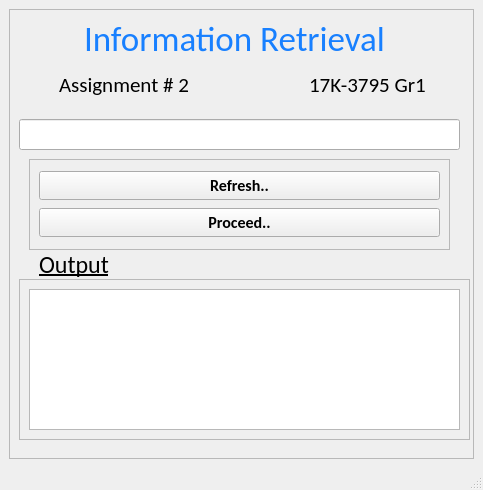
<?xml version="1.0" encoding="UTF-8"?>
<ui version="4.0">
 <class>MainWindow</class>
 <widget class="QMainWindow" name="MainWindow">
  <property name="geometry">
   <rect>
    <x>0</x>
    <y>0</y>
    <width>483</width>
    <height>490</height>
   </rect>
  </property>
  <property name="windowTitle">
   <string>Query Solver</string>
  </property>
  <property name="windowIcon">
   <iconset>
    <normaloff>if_chart02_64_201480.ico</normaloff>if_chart02_64_201480.ico</iconset>
  </property>
  <widget class="QWidget" name="centralwidget">
   <layout class="QGridLayout" name="gridLayout_2">
    <item row="0" column="0">
     <widget class="QFrame" name="frame_3">
      <property name="frameShape">
       <enum>QFrame::StyledPanel</enum>
      </property>
      <property name="frameShadow">
       <enum>QFrame::Raised</enum>
      </property>
      <widget class="QFrame" name="frame_2">
       <property name="geometry">
        <rect>
         <x>20</x>
         <y>150</y>
         <width>421</width>
         <height>91</height>
        </rect>
       </property>
       <property name="frameShape">
        <enum>QFrame::StyledPanel</enum>
       </property>
       <property name="frameShadow">
        <enum>QFrame::Raised</enum>
       </property>
       <layout class="QGridLayout" name="gridLayout_3">
        <item row="1" column="1">
         <widget class="QPushButton" name="pushButton_get_input">
          <property name="font">
           <font>
            <family>Calibri</family>
            <pointsize>12</pointsize>
            <weight>75</weight>
            <bold>true</bold>
           </font>
          </property>
          <property name="text">
           <string>Proceed..</string>
          </property>
         </widget>
        </item>
        <item row="0" column="1">
         <widget class="QPushButton" name="pushButton">
          <property name="font">
           <font>
            <family>Calibri</family>
            <pointsize>12</pointsize>
            <weight>75</weight>
            <bold>true</bold>
           </font>
          </property>
          <property name="text">
           <string>Refresh..</string>
          </property>
         </widget>
        </item>
       </layout>
      </widget>
      <widget class="QLineEdit" name="lineEdit">
       <property name="geometry">
        <rect>
         <x>10</x>
         <y>110</y>
         <width>441</width>
         <height>31</height>
        </rect>
       </property>
       <property name="font">
        <font>
         <family>Calibri</family>
         <pointsize>12</pointsize>
        </font>
       </property>
      </widget>
      <widget class="QLabel" name="label">
       <property name="geometry">
        <rect>
         <x>0</x>
         <y>0</y>
         <width>451</width>
         <height>61</height>
        </rect>
       </property>
       <property name="minimumSize">
        <size>
         <width>0</width>
         <height>0</height>
        </size>
       </property>
       <property name="sizeIncrement">
        <size>
         <width>0</width>
         <height>0</height>
        </size>
       </property>
       <property name="font">
        <font>
         <family>Calibri</family>
         <pointsize>26</pointsize>
         <weight>50</weight>
         <bold>false</bold>
        </font>
       </property>
       <property name="text">
        <string>&lt;html&gt;&lt;head/&gt;&lt;body&gt;&lt;p align=&quot;center&quot;&gt;&lt;span style=&quot; color:#1880ff;&quot;&gt;Information Retrieval&lt;/span&gt;&lt;/p&gt;&lt;/body&gt;&lt;/html&gt;</string>
       </property>
       <property name="alignment">
        <set>Qt::AlignCenter</set>
       </property>
       <property name="openExternalLinks">
        <bool>false</bool>
       </property>
      </widget>
      <widget class="QFrame" name="frame">
       <property name="geometry">
        <rect>
         <x>10</x>
         <y>270</y>
         <width>451</width>
         <height>161</height>
        </rect>
       </property>
       <property name="frameShape">
        <enum>QFrame::StyledPanel</enum>
       </property>
       <property name="frameShadow">
        <enum>QFrame::Raised</enum>
       </property>
       <widget class="QTableWidget" name="tableWidget">
        <property name="geometry">
         <rect>
          <x>10</x>
          <y>10</y>
          <width>431</width>
          <height>141</height>
         </rect>
        </property>
        <property name="font">
         <font>
          <family>Calibri</family>
          <pointsize>12</pointsize>
         </font>
        </property>
       </widget>
      </widget>
      <widget class="QLabel" name="label_2">
       <property name="geometry">
        <rect>
         <x>30</x>
         <y>240</y>
         <width>231</width>
         <height>31</height>
        </rect>
       </property>
       <property name="font">
        <font>
         <family>Calibri</family>
         <pointsize>18</pointsize>
         <weight>50</weight>
         <bold>false</bold>
         <underline>true</underline>
        </font>
       </property>
       <property name="toolTip">
        <string>&lt;html&gt;&lt;head/&gt;&lt;body&gt;&lt;p align=&quot;center&quot;&gt;&lt;br/&gt;&lt;/p&gt;&lt;/body&gt;&lt;/html&gt;</string>
       </property>
       <property name="text">
        <string>Output</string>
       </property>
      </widget>
      <widget class="QLabel" name="label_3">
       <property name="geometry">
        <rect>
         <x>50</x>
         <y>60</y>
         <width>151</width>
         <height>31</height>
        </rect>
       </property>
       <property name="font">
        <font>
         <family>Calibri</family>
         <pointsize>16</pointsize>
        </font>
       </property>
       <property name="text">
        <string>Assignment # 2</string>
       </property>
      </widget>
      <widget class="QLabel" name="label_4">
       <property name="geometry">
        <rect>
         <x>300</x>
         <y>60</y>
         <width>131</width>
         <height>31</height>
        </rect>
       </property>
       <property name="font">
        <font>
         <family>Calibri</family>
         <pointsize>16</pointsize>
        </font>
       </property>
       <property name="text">
        <string>17K-3795 Gr1</string>
       </property>
      </widget>
      <zorder>label_2</zorder>
      <zorder>frame_2</zorder>
      <zorder>lineEdit</zorder>
      <zorder>label</zorder>
      <zorder>frame</zorder>
      <zorder>label_3</zorder>
      <zorder>label_4</zorder>
     </widget>
    </item>
   </layout>
  </widget>
  <widget class="QMenuBar" name="menubar">
   <property name="geometry">
    <rect>
     <x>0</x>
     <y>0</y>
     <width>483</width>
     <height>21</height>
    </rect>
   </property>
  </widget>
  <widget class="QStatusBar" name="statusbar"/>
 </widget>
 <resources/>
 <connections/>
</ui>
